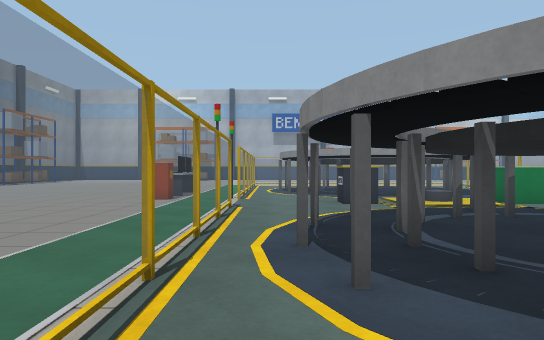
[1] (above)

20 first-person views from a walk through a world built for the Gazebo simulator. The camera is 0.88 m above the floor, looks level and sees 70° across. The floor is counted in squares, 1 m on a side. Each view is taken from the middle of a square. On the plan, view 1 faces up. The plan holds only what a view shows up to about 13 squares ahead; the rest is blank. The place goes on beyond the plan.

[2]
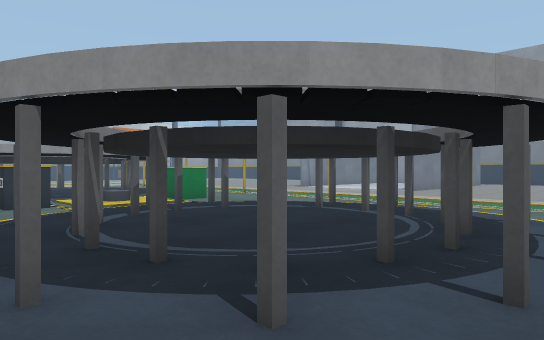

[3]
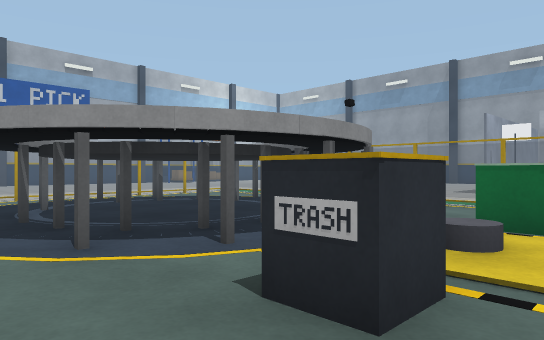

[4]
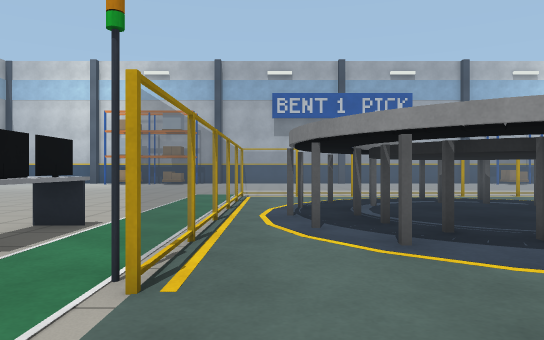

[5]
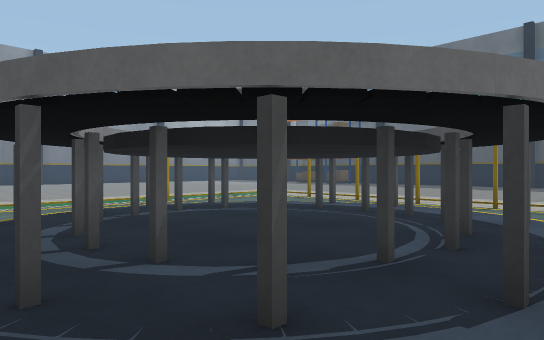

[6]
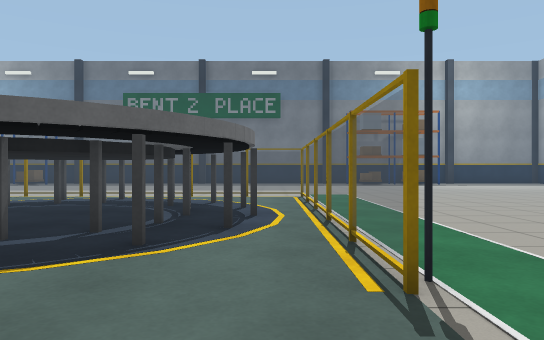

[7]
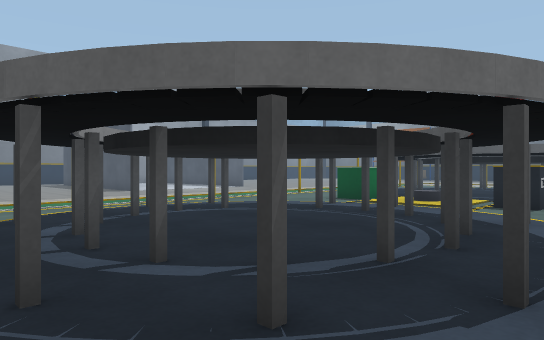

[8]
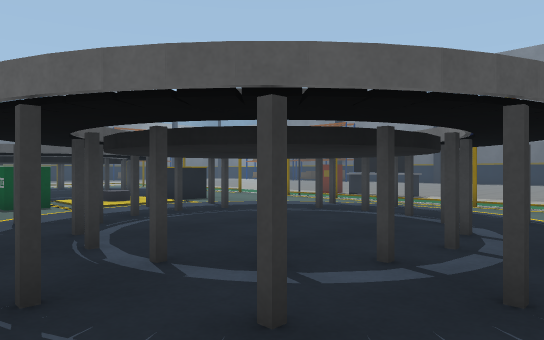

[9]
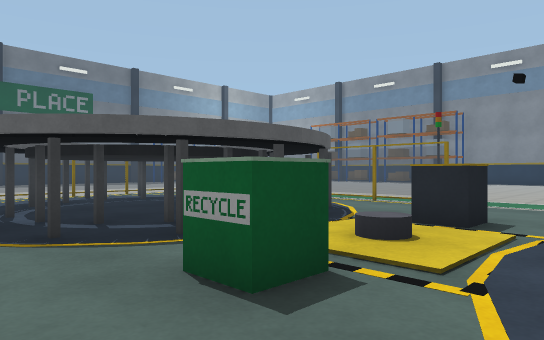

[10]
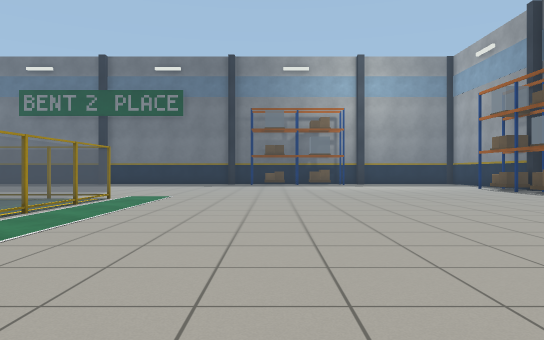

[11]
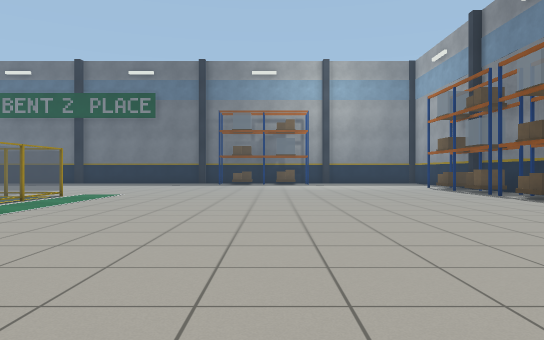

[12]
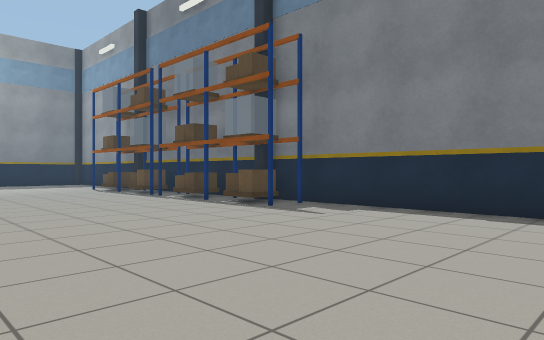

[13]
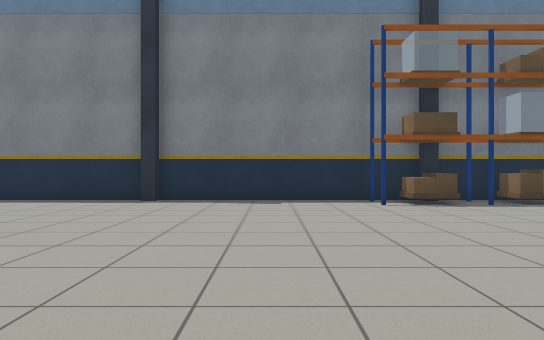

[14]
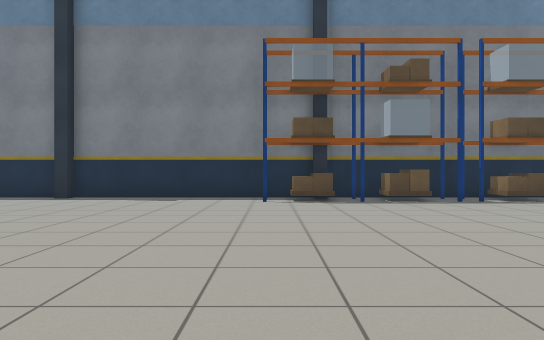

[15]
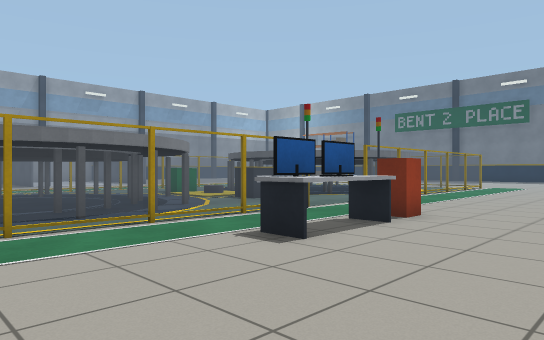

[16]
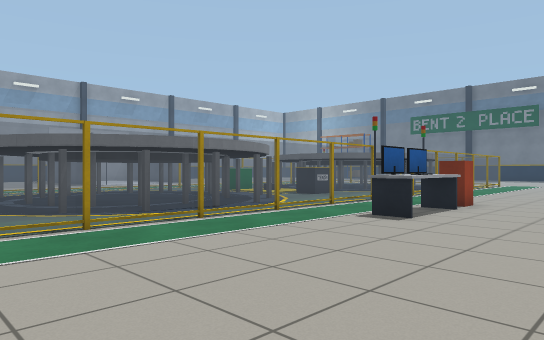

[17]
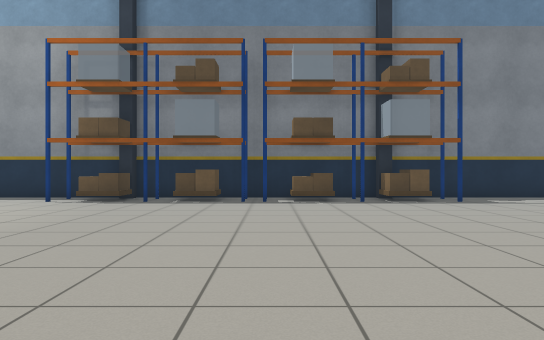

[18]
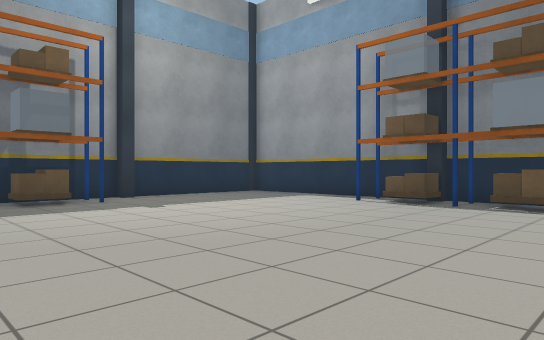

[19]
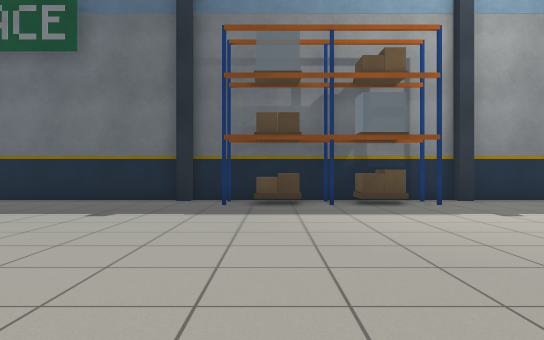

[20]
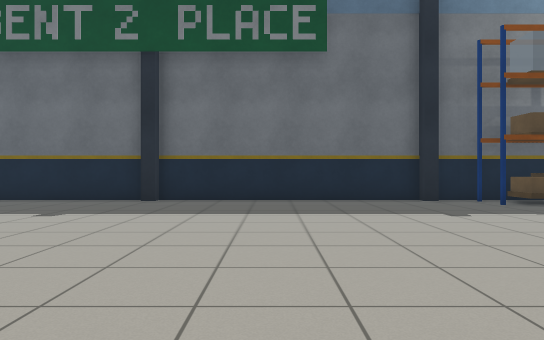

### Floor plan
Key: @ floor where view 1 was taken; # wall or solid block; . floor; F fence; B bin; C grey cylinder; P grey post; A dark grey cylinder; R orange box; W brown box; L blue post; O other object.
Columns run from 18 left of view 1 to 9 right of it. Each row starts with its distance up from view 1.
 22  LL....    ......FFFFFFFFFF
 21  #W......   .....F....PP....
 20  RR..............F..OP OPO.
 19  RR..............F.OPPPPPPO.
 18  LW..............F.PPPAAPPP.
 17  LL..............FP PAAAAP P
 16 #................FP PAAAAP P
 15 #.............OO.F.PPPAAPPP.
 14 #.............OO.F.O PPPPO .
 13 #.............OO.F..OP  PO..
 12 #..............O.F....PP....
 11 ##..................BBCCBB..
 10 #L..................BB.CBB..
  9 #................F....PP...
  8 #................F..OPOOPO..
  7 #................F.OPPPPPPO.
  6 #................F.PPPAAPPP.
  5 #................FPOPAAAAPOP
  4  LL..............FPOPAAAAP P
  3  LW..............F.PPPAAPPP.
  2  RR..............F.OPPPPPP .
  1  RR..............F..OP  P ..
  0  #W..............F@...PP...
 -1   L..............FFFFFFFFFF
 -2  LL.......................
 -3  #W..........       ....
 -4  RR............  .......
 -5  LR............  ......
 -6  #W....................
 -7  LL.....................
 -8 #.......................
 -9 #........................
-10 # ........................
-11    .......................
-12     ....LWRRWL.............
-13     ..L#L####L.L.......L....
-14     ####      ##############

Where each view was taken, in squares from view 1:
view 1: 0 up, 0 right, facing up
view 2: 0 up, 0 right, facing up-right
view 3: 9 up, 0 right, facing up-right
view 4: 9 up, 0 right, facing up
view 5: 9 up, 0 right, facing down-right
view 6: 12 up, 0 right, facing down
view 7: 21 up, 0 right, facing down-right
view 8: 21 up, 9 right, facing down-left
view 9: 13 up, 9 right, facing down-left
view 10: 11 up, 6 left, facing down
view 11: 12 up, 8 left, facing down
view 12: 11 up, 9 left, facing down-left
view 13: 14 up, 6 left, facing left
view 14: 17 up, 5 left, facing left
view 15: 19 up, 7 left, facing down-right
view 16: 22 up, 7 left, facing down-right
view 17: 1 down, 5 left, facing left
view 18: 1 down, 6 left, facing down-left
view 19: 2 down, 6 left, facing down
view 20: 2 down, 1 right, facing down
